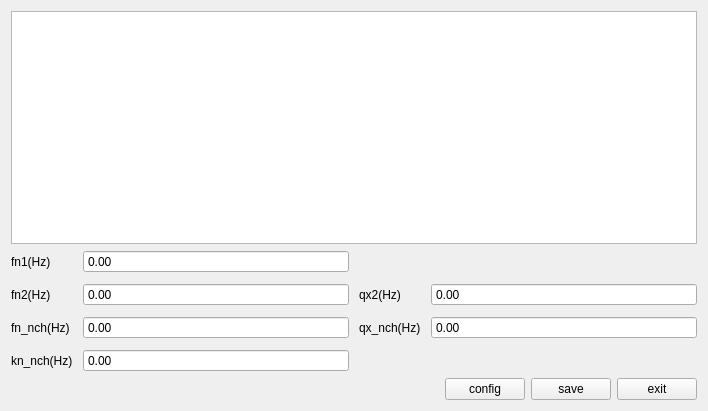
<?xml version="1.0" encoding="UTF-8"?>
<ui version="4.0">
 <class>PosInputFilter</class>
 <widget class="QWidget" name="PosInputFilter">
  <property name="geometry">
   <rect>
    <x>0</x>
    <y>0</y>
    <width>708</width>
    <height>411</height>
   </rect>
  </property>
  <property name="windowTitle">
   <string>Form</string>
  </property>
  <layout class="QVBoxLayout" name="verticalLayout">
   <item>
    <widget class="QGraphicsView" name="graphicsView"/>
   </item>
   <item>
    <layout class="QGridLayout" name="gridLayout" columnstretch="0,1,0,1" columnminimumwidth="0,0,0,0">
     <property name="spacing">
      <number>10</number>
     </property>
     <item row="0" column="0">
      <widget class="QLabel" name="label_fn1">
       <property name="text">
        <string>fn1(Hz)</string>
       </property>
      </widget>
     </item>
     <item row="0" column="1">
      <widget class="QDoubleSpinBox" name="doubleSpinBox_fn1">
       <property name="buttonSymbols">
        <enum>QAbstractSpinBox::NoButtons</enum>
       </property>
       <property name="maximum">
        <double>2147483647.000000000000000</double>
       </property>
      </widget>
     </item>
     <item row="1" column="0">
      <widget class="QLabel" name="label_fn2">
       <property name="text">
        <string>fn2(Hz)</string>
       </property>
      </widget>
     </item>
     <item row="1" column="1">
      <widget class="QDoubleSpinBox" name="doubleSpinBox_fn2">
       <property name="buttonSymbols">
        <enum>QAbstractSpinBox::NoButtons</enum>
       </property>
       <property name="maximum">
        <double>2147483647.000000000000000</double>
       </property>
      </widget>
     </item>
     <item row="1" column="2">
      <widget class="QLabel" name="label_qx2">
       <property name="text">
        <string>qx2(Hz)</string>
       </property>
      </widget>
     </item>
     <item row="1" column="3">
      <widget class="QDoubleSpinBox" name="doubleSpinBox_qx2">
       <property name="buttonSymbols">
        <enum>QAbstractSpinBox::NoButtons</enum>
       </property>
       <property name="maximum">
        <double>2147483647.000000000000000</double>
       </property>
      </widget>
     </item>
     <item row="2" column="0">
      <widget class="QLabel" name="label_fn_nch">
       <property name="text">
        <string>fn_nch(Hz)</string>
       </property>
      </widget>
     </item>
     <item row="2" column="1">
      <widget class="QDoubleSpinBox" name="doubleSpinBox_fn_nch">
       <property name="buttonSymbols">
        <enum>QAbstractSpinBox::NoButtons</enum>
       </property>
       <property name="maximum">
        <double>2147483647.000000000000000</double>
       </property>
      </widget>
     </item>
     <item row="2" column="2">
      <widget class="QLabel" name="label_qx_nch">
       <property name="text">
        <string>qx_nch(Hz)</string>
       </property>
      </widget>
     </item>
     <item row="2" column="3">
      <widget class="QDoubleSpinBox" name="doubleSpinBox_qx_nch">
       <property name="buttonSymbols">
        <enum>QAbstractSpinBox::NoButtons</enum>
       </property>
       <property name="maximum">
        <double>2147483647.000000000000000</double>
       </property>
      </widget>
     </item>
     <item row="3" column="0">
      <widget class="QLabel" name="label_kn_nch">
       <property name="text">
        <string>kn_nch(Hz)</string>
       </property>
      </widget>
     </item>
     <item row="3" column="1">
      <widget class="QDoubleSpinBox" name="doubleSpinBox_kn_nch">
       <property name="buttonSymbols">
        <enum>QAbstractSpinBox::NoButtons</enum>
       </property>
       <property name="maximum">
        <double>2147483647.000000000000000</double>
       </property>
      </widget>
     </item>
    </layout>
   </item>
   <item>
    <layout class="QHBoxLayout" name="horizontalLayout">
     <item>
      <spacer name="horizontalSpacer">
       <property name="orientation">
        <enum>Qt::Horizontal</enum>
       </property>
       <property name="sizeHint" stdset="0">
        <size>
         <width>40</width>
         <height>20</height>
        </size>
       </property>
      </spacer>
     </item>
     <item>
      <widget class="QPushButton" name="btn_config">
       <property name="text">
        <string>config</string>
       </property>
      </widget>
     </item>
     <item>
      <widget class="QPushButton" name="btn_save">
       <property name="text">
        <string>save</string>
       </property>
      </widget>
     </item>
     <item>
      <widget class="QPushButton" name="btn_exit">
       <property name="text">
        <string>exit</string>
       </property>
      </widget>
     </item>
    </layout>
   </item>
  </layout>
 </widget>
 <resources/>
 <connections/>
</ui>
